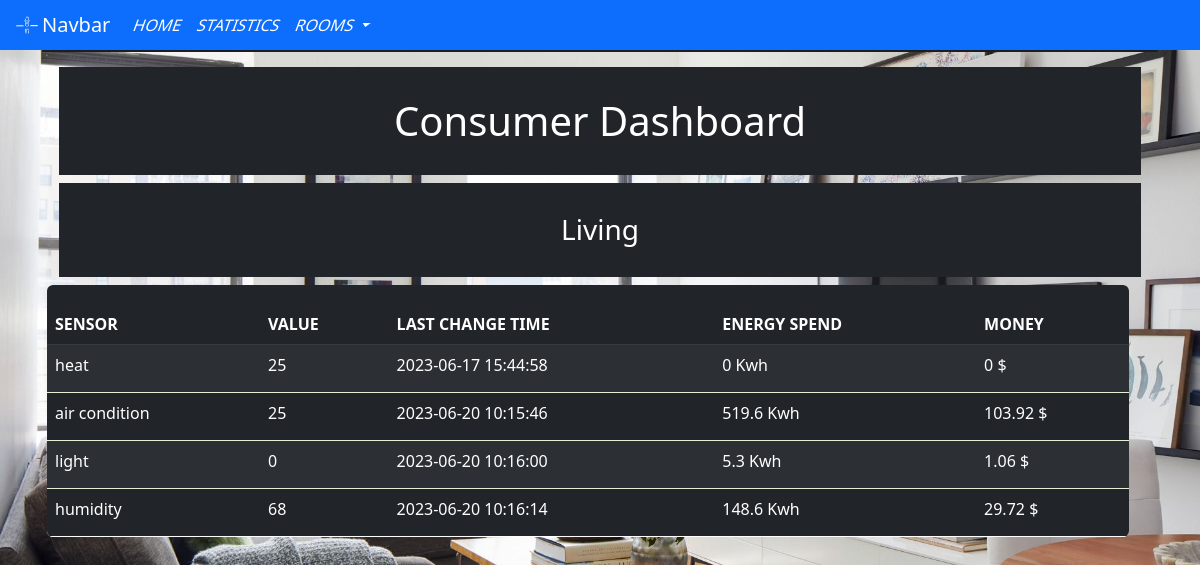
The app's page /room.php?roomID=1 (signed in), older data.
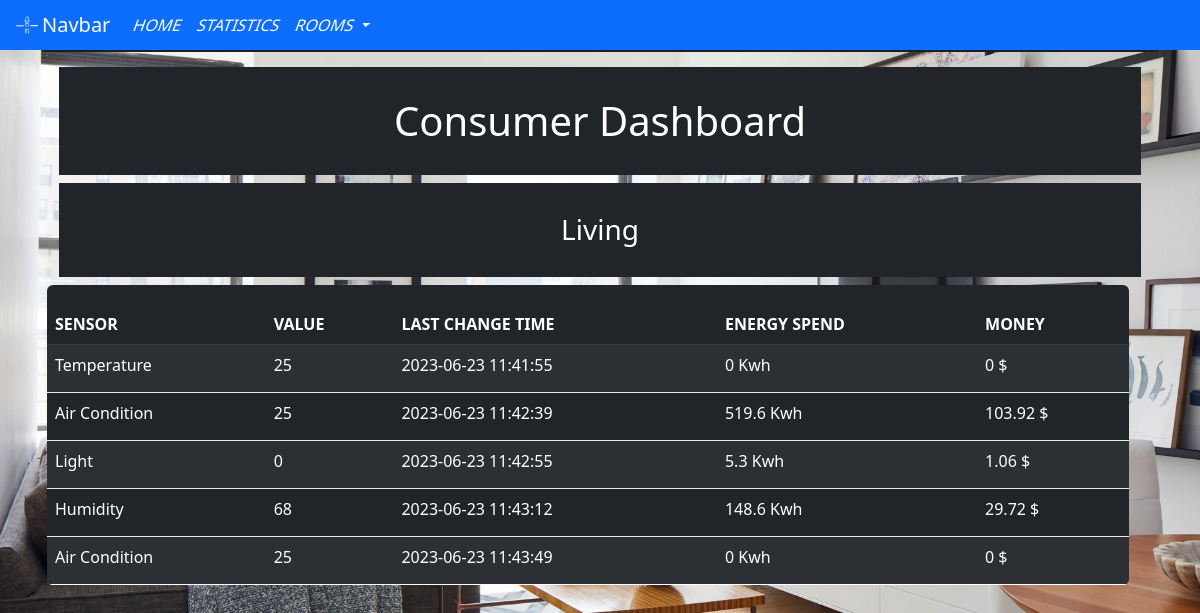
The same page, newer data.
### tables this page shows
CREATE TABLE `room` (
  `roomID` int(2) NOT NULL,
  `roomName` varchar(255) DEFAULT NULL,
  `roomPhoto` varchar(255) NOT NULL,
  `homeID` int(4) NOT NULL
);

CREATE TABLE `sensor` (
  `sensorID` int(5) NOT NULL,
  `sensorType` varchar(255) NOT NULL,
  `sensorValue` int(5) NOT NULL,
  `sensorTime` timestamp NOT NULL DEFAULT current_timestamp() ON UPDATE current_timestamp(),
  `sensorKwh` float NOT NULL,
  `sensorMoney` float NOT NULL,
  `sensorRoomID` int(5) NOT NULL
);

### room.php (the view, shortened to what this page needs)
<!DOCTYPE html>
<html>
<head>
    <link rel="stylesheet" href="assets/css/rooms.css">
    <header>
        <?php include("navbar.php"); ?>
    </header>
    <?php
    $sqlroom = $db->prepare('SELECT * from room WHERE roomID=:roomID');
    $sqlroom->bindParam(':roomID', $_GET["roomID"]);
    $sqlroom->execute();
    $room = $sqlroom->fetch(PDO::FETCH_ASSOC);
    ?>
</head>
<body>
    <div class="container" ">
        <div class=" card text-bg-dark">
        <div class="card-img-overlay">
            <h1 class="card-title bg-dark" style=" padding-top:30px; padding-bottom:30px; text-align: center;">Consumer Dashboard</h1>
            <h3 class="card-title bg-dark" style=" padding-top:30px; padding-bottom:30px; text-align: center; "><?php echo $room["roomName"] ?></h3>
            <div class="row col-12">
                    <table class="table table-dark table-striped" style="height: 250px;">
                        <thead>
                            <tr>
                                <th scope="col">SENSOR</th>
                                <th scope="col">VALUE</th>
                                <th scope="col">LAST CHANGE TIME</th>
                                <th scope="col">ENERGY SPEND</th>
                                <th scope="col">MONEY</th>
                            </tr>
                        </thead>
                        <tbody>
                            <?php
                            $sqlsensor = $db->prepare('SELECT * from sensor WHERE sensorRoomID=:sensorRoomID');
                            $sqlsensor->bindParam(':sensorRoomID', $_GET["roomID"]);
                            $sqlsensor->execute();
                            $sensors = $sqlsensor->fetchAll(PDO::FETCH_ASSOC);
                            foreach ($sensors as $sensor) {
                            ?>
                                <tr>
                                    <td><?php echo $sensor['sensorType'] ?></td>
                                    <td><?php echo $sensor['sensorValue'] ?></td>
                                    <td><?php echo $sensor['sensorTime'] ?></td>
                                    <td><?php echo $sensor['sensorKwh'] ?> Kwh</td>
                                    <td><?php echo $sensor['sensorMoney'] ?> $</td>
                                </tr>
                            <?php } ?>
                        </tbody>
                    </table>
            </div>
        </div>
    </div>
    </div>
</body>
</html>

### navbar.php (shortened to what this page needs)
<!DOCTYPE html>
<html lang="en">
<head>
    <link href="https://cdn.jsdelivr.net/npm/bootstrap@5.2.3/dist/css/bootstrap.min.css" rel="stylesheet">
    <link rel="stylesheet" href="assets/css/navbar.css">
</head>
<body>
    <nav class="navbar navbar-expand-lg bg-primary">
        <div class="container-fluid">
            <img src="assets/images/M^2-1.png" alt="Logo" width="30" height="24">
            <a class="navbar-brand" href="#">Navbar</a>
            <div class="collapse navbar-collapse" id="navbarSupportedContent">
                <ul class="navbar-nav me-auto mb-2 mb-lg-0">
                    <li class="nav-item">
                        <a class="nav-link" aria-current="page" href="home.php">Home</a>
                    </li>
                    <li class="nav-item">
                        <a class="nav-link" href="#">Statistics</a>
                    </li>
                    <li class="nav-item dropdown">
                        <a class="nav-link dropdown-toggle" href="#" role="button" data-bs-toggle="dropdown" aria-expanded="false">
                            ROOMS
                        </a>
                    </li>
                </ul>
            </div>
        </div>
    </nav>
</body>
</html>

### assets/css/rooms.css (style rules this page uses)
table { border-spacing: 1; border-collapse: collapse; background: white; border-radius: 6px; overflow: hidden; max-width: 1200px; width: 100%; margin: 0 auto; position: relative; }
table * { position: relative; }
table td, table th { padding-left: 8px; }
table thead tr { height: 60px; background: #ffed86; font-size: 16px; }
table tbody tr { height: 48px; border-bottom: 1px solid #e3f1d5; }
table tbody tr:last-child { border: 0; }
table td, table th { text-align: left; }
body { background-repeat: no-repeat; background-attachment: fixed; background-size: cover; position: relative; z-index: -2; font: 400 14px "Calibri", "Arial"; padding: 20px; }

### assets/css/navbar.css (style rules this page uses)
html { scroll-behavior: smooth; }
body { line-height: 1.5em; padding: 0; margin: 0; }
.nav-link, .logo { padding: 0 1em; }
.nav-link { text-transform: uppercase; text-align: center; border-top: 0.5px solid #ddd; }
a:link, a:visited, a:active { text-decoration: none; color: #ffffff; }
@media (min-width: 800px) { .nav-link { border-top: none; } }
@media (min-width: 800px) { .nav-link { transform: skew(-20deg); color: #777; text-decoration: none; } }
@media (min-width: 800px) { .nav-link:last-child { padding-right: 3em; } }

Row changes from the older to the newer data that the page shows:
changed sensor: sensorType "heat" → "Temperature"; sensorTime "2023-06-17 15:44:58" → "2023-06-23 11:41:55"
changed sensor (number 2 of 5 on the later page): sensorType "air condition" → "Air Condition"; sensorTime "2023-06-20 10:15:46" → "2023-06-23 11:42:39"
changed sensor: sensorType "light" → "Light"; sensorTime "2023-06-20 10:16:00" → "2023-06-23 11:42:55"
changed sensor: sensorType "humidity" → "Humidity"; sensorTime "2023-06-20 10:16:14" → "2023-06-23 11:43:12"
added sensor: sensorType "Air Condition", sensorValue "25", sensorTime "2023-06-23 11:43:49", sensorKwh "0", sensorMoney "0"
